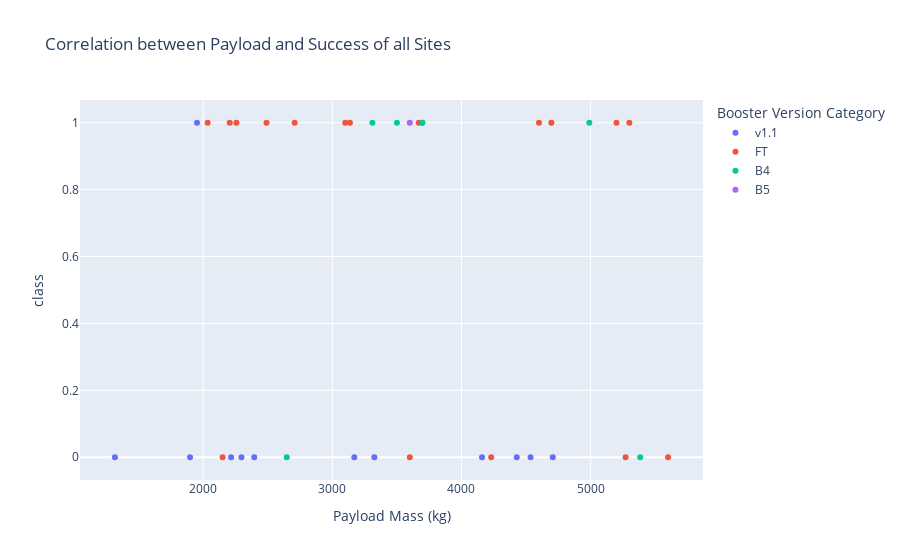

The notebook cell this image was saved under:
### Code cell
mask=(spacex_df['Payload Mass (kg)']>1000) & (spacex_df['Payload Mass (kg)']<6000)
px.scatter(data_frame=spacex_df[mask], x='Payload Mass (kg)',y='class',color='Booster Version Category',title='Correlation between Payload and Success of all Sites')

### Figure 1 — Plotly figure (JSON) as saved in the notebook; plotly's stock layout.template omitted (floating-point values rounded to 4 significant figures)
{"data": [{"hovertemplate": "Booster Version Category=v1.1<br>Payload Mass (kg)=%{x}<br>class=%{y}<extra></extra>", "legendgroup": "v1.1", "marker": {"color": "#636efa", "symbol": "circle"}, "mode": "markers", "name": "v1.1", "orientation": "v", "showlegend": true, "type": "scatter", "x": [3170, 3325, 2296, 1316, 4535, 4428, 2216, 2395, 4159, 1898, 4707, 1952], "xaxis": "x", "y": [0, 0, 0, 0, 0, 0, 0, 0, 0, 0, 0, 1], "yaxis": "y"}, {"hovertemplate": "Booster Version Category=FT<br>Payload Mass (kg)=%{x}<br>class=%{y}<extra></extra>", "legendgroup": "FT", "marker": {"color": "#EF553B", "symbol": "circle"}, "mode": "markers", "name": "FT", "orientation": "v", "showlegend": true, "type": "scatter", "x": [2034, 5271, 3136, 4696, 3100, 3600, 2257, 4600, 2150, 2490, 5600, 5300, 3697.0, 2708, 3669, 5200, 2205, 4230], "xaxis": "x", "y": [1, 0, 1, 1, 1, 0, 1, 1, 0, 1, 0, 1, 1, 1, 1, 1, 1, 0], "yaxis": "y"}, {"hovertemplate": "Booster Version Category=B4<br>Payload Mass (kg)=%{x}<br>class=%{y}<extra></extra>", "legendgroup": "B4", "marker": {"color": "#00cc96", "symbol": "circle"}, "mode": "markers", "name": "B4", "orientation": "v", "showlegend": true, "type": "scatter", "x": [3310, 4990, 3500, 3697.0, 2647, 5384], "xaxis": "x", "y": [1, 1, 1, 1, 0, 0], "yaxis": "y"}, {"hovertemplate": "Booster Version Category=B5<br>Payload Mass (kg)=%{x}<br>class=%{y}<extra></extra>", "legendgroup": "B5", "marker": {"color": "#ab63fa", "symbol": "circle"}, "mode": "markers", "name": "B5", "orientation": "v", "showlegend": true, "type": "scatter", "x": [3600], "xaxis": "x", "y": [1], "yaxis": "y"}], "layout": {"autosize": true, "legend": {"title": {"text": "Booster Version Category"}, "tracegroupgap": 0}, "title": {"text": "Correlation between Payload and Success of all Sites"}, "xaxis": {"anchor": "y", "autorange": true, "domain": [0, 1], "range": [1055.0, 5861.0], "title": {"text": "Payload Mass (kg)"}, "type": "linear"}, "yaxis": {"anchor": "x", "autorange": true, "domain": [0, 1], "range": [-0.08252, 1.083], "title": {"text": "class"}, "type": "linear"}}}
